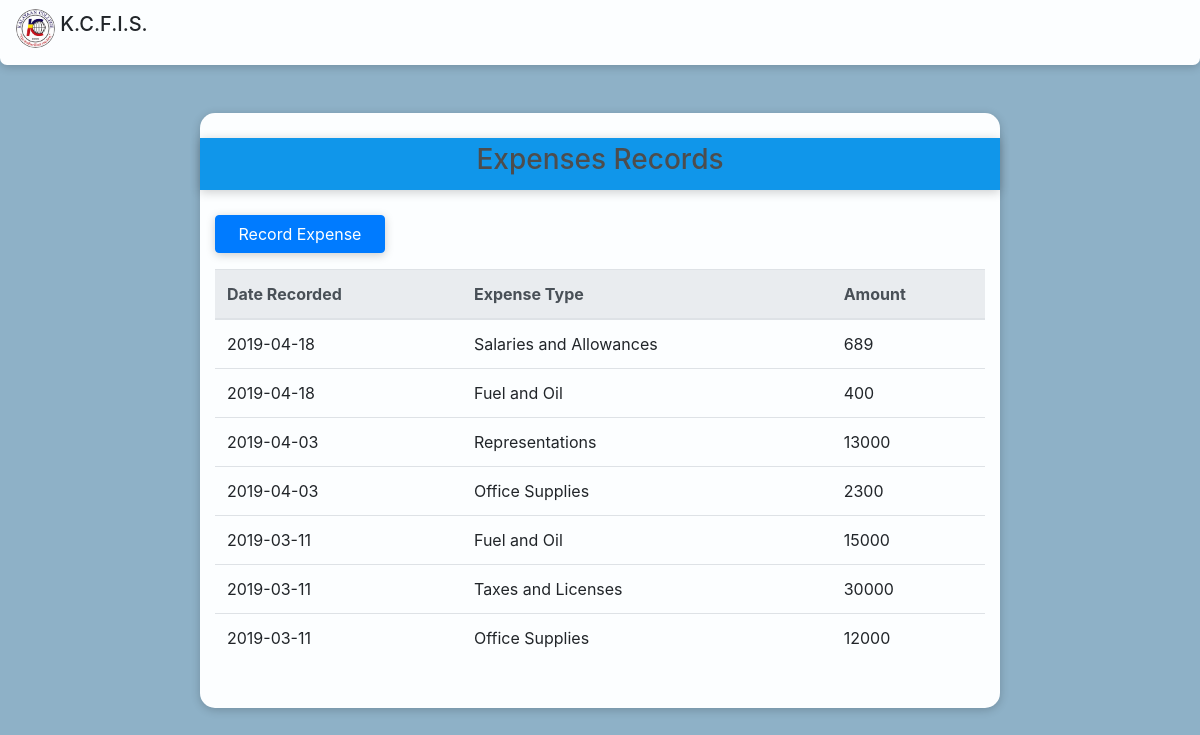
Screenshot of /expenses_list.php with the database file from the repository.
### tables this page shows
CREATE TABLE `expensetab` (
  `expenseID` int(11) NOT NULL AUTO_INCREMENT,
  `expenseType` enum('Communication','Fuel and Oil','Light and Water','Office Supplies','Rentals','Taxes and Licenses','Representations','Professional Fees','Salaries and Allowances','Transportation Allowances','Miscellaneous Expenses') NOT NULL,
  `remarks` longtext NOT NULL,
  `datePurchased` date NOT NULL,
  `amount` int(30) NOT NULL,
  `userID` int(11) NOT NULL,
  PRIMARY KEY (`expenseID`),
  KEY `userID` (`userID`),
  CONSTRAINT `expensetab_ibfk_1` FOREIGN KEY (`userID`) REFERENCES `usertab` (`userID`)
);

### functions.php (the view, shortened to what this page needs)
      <?php
function expenseslist() {
  require 'includes/db.inc.php';
  $sql = "SELECT *
          FROM expensetab
          ORDER BY datePurchased DESC";
  $stmt = $conn->prepare($sql);
  $stmt->execute();
  $result = $stmt->get_result();
  while($row = $result->fetch_assoc()){
    $expenseID = $row['expenseID'];
    $expenseType = $row['expenseType'];
    $datePurchased = $row['datePurchased'];
    $amount = $row['amount'];
    ?>
    <tr onclick="document.location='view_expense_details.php?expnsid=<?php echo $expenseID ?>'">
      <td><?php echo $datePurchased ?></td>
      <td><?php echo $expenseType ?></td>
      <td><?php echo $amount ?></td>
    </tr>
    <?php
  }
}
    ?>

### template.php (shortened to what this page needs)
<?php
function headertag($title){
  ?>
<!DOCTYPE html>
<html lang="en" dir="ltr">
  <head>
    <link rel="stylesheet" type="text/css" href="css/bootstrap.min.css">
  </head>
  <body style="background-color: #8EB1C7">
    <nav class="navbar navbar-expand-lg navbar-light mb-sm-5 sticky-top" id="header">
      <a class="navbar-brand h5">
        <img src="photos/KC_logo_2.jpg" width="39" height="39" class="rounded-circle d-inline-block align-top">
        K.C.F.I.S.
      </a>
    </nav>
  <?php
}
function footertag(){
  ?>
</body>
</html>
  <?php
}
 ?>

### expenses_list.php (shortened to what this page needs)
<?php
  require_once "template.php";
  require_once "functions.php";
  headertag("Expenses Records");
?>
    <div class="container form-box">
      <div class="row form-group form-title">
        <div class="col-sm-12 text-center h3">
          Expenses Records
        </div>
      </div>
      <form role="form" method="post" action="search_student.php">
        <div class="row form-group">
          <div class="col-sm-3">
            <a href="add_expense.php" class="btn btn-block btn-primary">Record Expense</a>
          </div>
        </div>
      </form>
      <table class="table table-hover">
        <thead class="thead-light">
          <tr>
            <th scope="col">Date Recorded</th>
            <th scope="col">Expense Type</th>
            <th scope="col">Amount</th>
          </tr>
        </thead>
        <tbody>
          <?php
            expenseslist();
          ?>
        </tbody>
      </table>
    </div>
<?php
  footertag();
?>

### template.php (style rules this page uses)
.btn { box-shadow: 0 2px 10px rgba(0, 0, 0, 0.2); }
#header { background-color: #FCFEFF; border-bottom-left-radius: 7px; border-bottom-right-radius: 7px; height: 65px; box-shadow: 0 2px 10px rgba(0, 0, 0, 0.2); --font-family-sans-serif: -apple-system,BlinkMacSystemFont,"Segoe UI",Roboto,"Helvetica Neue",Arial,"Noto Sans",sans-serif,"Apple Color Emoji","Segoe UI Emoji","Segoe UI Symbol","Noto Color Emoji"; --font-family-monospace: SFMono-Regular,Menlo,Monaco,Consolas,"Liberation Mono","Courier New",monospace; }
.form-box { border-radius: 15px; height: auto; width: 800px; background-color: #FCFEFF; padding-top: 25px; padding-bottom: 30px; margin-bottom: 60px; box-shadow: 0 2px 10px rgba(0, 0, 0, 0.2); --font-family-sans-serif: -apple-system,BlinkMacSystemFont,"Segoe UI",Roboto,"Helvetica Neue",Arial,"Noto Sans",sans-serif,"Apple Color Emoji","Segoe UI Emoji","Segoe UI Symbol","Noto Color Emoji"; --font-family-monospace: SFMono-Regular,Menlo,Monaco,Consolas,"Liberation Mono","Courier New",monospace; }
.form-title { box-shadow: 0 2px 10px rgba(0, 0, 0, 0.2); background-color: #1096EA; padding-top: 5px; padding-bottom: 5px; margin-bottom: 25px; color: #4d4d4d; }

### rows the page displays
expensetab: datePurchased "2019-04-18", expenseType "Salaries and Allowances", amount "689"
expensetab: datePurchased "2019-04-18", expenseType "Fuel and Oil", amount "400"
expensetab: datePurchased "2019-04-03", expenseType "Representations", amount "13000"
expensetab: datePurchased "2019-04-03", expenseType "Office Supplies", amount "2300"
expensetab: datePurchased "2019-03-11", expenseType "Fuel and Oil", amount "15000"
expensetab: datePurchased "2019-03-11", expenseType "Taxes and Licenses", amount "30000"
expensetab: datePurchased "2019-03-11", expenseType "Office Supplies", amount "12000"
